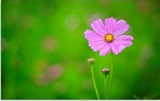
#> input picture high-dimensional-spaces/images/flower1.jpg, 160 x 101 px; its folder holds 4 pictures in this run
$ jupyter execute --allow-errors image_clustering.ipynb   (shell and % lines are left out)
#> lines starting #> are read from the running program, lines starting #| are printed output that depends on the picture
%%HTML
<script src="require.js"></script>

## Clustering images

**Mahmood Amintoosi, Fall 2025**

Computer Science Dept, Ferdowsi University of Mashhad

[cell 1]
# Auto-setup when running on Google Colab
import os
if 'google.colab' in str(get_ipython()) and not os.path.exists('/content/mfds'):
    !git clone https://github.com/fum-cs/mfds.git
    %cd mfds/notebooks

<div dir="rtl">
•  ابتدا، تمام تصاویر jpg را از یک پوشه مشخص خوانده و به آرایه های NumPy تبدیل میکند.

•  سپس، میانگین شدت رنگ پیکسلهای هر تصویر را به دست میآورد و یک بردار سه بعدی از آنها میسازد.

•  سپس، از الگوریتم k-means از کتابخانه scikit-learn برای خوشه بندی بردارهای میانگین استفاده میکند. شما میتوانید تعداد خوشه ها را به دلخواه خود تنظیم کنید.

•  در نهایت، تصاویر هر خوشه را با استفاده از کتابخانه matplotlib نمایش میدهد.
</div>

[cell 2]
# وارد کردن کتابخانه های مورد نیاز
import os
import numpy as np
from PIL import Image
from sklearn.cluster import KMeans
import matplotlib.pyplot as plt
from skimage.color import rgb2hsv
from skimage.color import rgb2lab
from skimage import transform, io

# تعریف پوشه ای که تصاویر jpg در آن قرار دارند
folder = "images"

# خواندن تصاویر و تبدیل آنها به آرایه های NumPy
images = []
for filename in os.listdir(folder):
    # if filename.endswith(".jpg"):
        img = Image.open(os.path.join(folder, filename))
#> img is the input picture: PIL image 160x101 RGB; mean R, G, B 81, 137.3, 31.8
        img = np.array(img)
        images.append(img)

[cell 3]
img.shape
#> Out = (96, 160, 3)

[cell 4]
# تعداد تصاویر
n = len(images)

plt.figure(figsize=(5, 3))
# حلقه برای نمایش تصاویر
#> (the rest of this cell did not finish here and is left out)

[cell 5]
# محاسبه میانگین شدت رنگ پیکسلهای هر تصویر
means = []
for img in images:
    # img = rgb2hsv(img)
    # img = rgb2lab(img)
    mean = np.mean(img, axis=(0, 1)) # میانگین بر اساس محورهای ارتفاع و عرض
    means.append(mean)

# تبدیل لیست میانگینها به آرایه NumPy
X = np.array(means)
print(X.shape)
#| (4, 3)
# خوشهبندی بردارهای میانگین با الگوریتم k-means
k = 3
kmeans = KMeans(n_clusters=k, random_state=42)
kmeans.fit(X)
labels = kmeans.labels_ # برچسب خوشه ها

# نمایش تصاویر هر خوشه
for i in range(k):
    # انتخاب تصاویری که به خوشه i تعلق دارند
    cluster = [images[j] for j in range(n) if labels[j] == i]
    # تعداد تصاویر در خوشه i
    m = len(cluster)
    # تعیین اندازه شکل برای نمایش تصاویر
    plt.figure(figsize=(6, 3))
    # حلقه برای نمایش تصاویر
    for j in range(m):
        # ایجاد یک زیر شکل برای هر تصویر
        plt.subplot(1, m, j + 1)
        # حذف محورها
        plt.axis("off")
        # نمایش تصویر
        plt.imshow(cluster[j])
    # نمایش عنوان شکل
    plt.suptitle(f"Cluster {i}")
    # نمایش شکل
    plt.show()
#> this loop made 3 passes
#> pass 1, `plt.show()`:
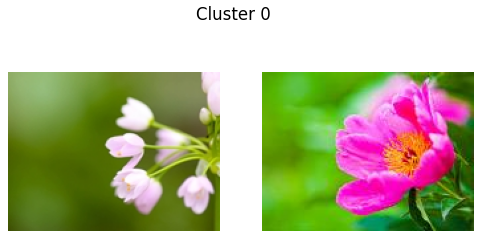
#> figure drawn by matplotlib, 2 panels
#> pass 2, `plt.show()`:
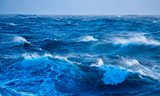
#> shown: shape (96, 160, 3); mean R, G, B 46.8, 119.2, 178.6

خوشه‌بندی تصاویر در فضای با ابعاد بالا

[cell 6]
mean.shape
#> Out = (3,)

[cell 7]
print(img.shape)
#| (96, 160, 3)
resized_image = transform.resize(img, (100, 100))
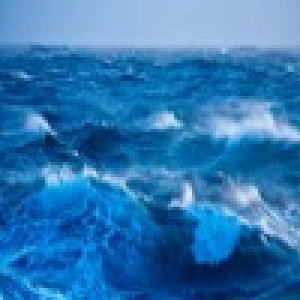
#> resized_image: shape (100, 100, 3) float64 (shown 3 times larger); mean of channels 0, 1, 2 0.183, 0.467, 0.7; drawn as R, G, B
print(resized_image.shape)
#| (100, 100, 3)
flatted_image = resized_image.reshape(100*100,3)
print(flatted_image.shape)
#| (10000, 3)
print(resized_image[0,0,:])
print(flatted_image[0])

flatted_image = resized_image.reshape(100*100*3)
print(flatted_image.shape)
#| (30000,)
print(resized_image[0,0,:])
print(flatted_image[:3])

[cell 8]
# تغییر اندازه تصویر به 100 در 100 پیکسل
flatted_images = []
for img in images:
    img = rgb2hsv(img)
    # img = rgb2lab(img)
    resized_image = transform.resize(img, (100, 100))
    flatted_images.append(resized_image.reshape(100*100*3))
#> resized_image: shape (100, 100, 3) float64; mean of channels 0, 1, 2 0.577, 0.778, 0.7

X = np.array(flatted_images)
print(X.shape)
#| (4, 30000)
# خوشه بندی بردارهای میانگین با الگوریتم k-means
k = 3
kmeans = KMeans(n_clusters=k, random_state=42)
kmeans.fit(X)
labels = kmeans.labels_ # برچسب خوشه ها

# نمایش تصاویر هر خوشه
for i in range(k):
    # انتخاب تصاویری که به خوشه i تعلق دارند
    cluster = [images[j] for j in range(n) if labels[j] == i]
    # تعداد تصاویر در خوشه i
    m = len(cluster)
    # تعیین اندازه شکل برای نمایش تصاویر
    plt.figure(figsize=(6, 3))
    # حلقه برای نمایش تصاویر
    for j in range(m):
        # ایجاد یک زیر شکل برای هر تصویر
        plt.subplot(1, m, j + 1)
        # حذف محورها
        plt.axis("off")
        # نمایش تصویر
        plt.imshow(cluster[j])
    # نمایش عنوان شکل
    plt.suptitle(f"Cluster {i}")
    # نمایش شکل
    plt.show()
#> this loop made 3 passes
#> pass 2, `plt.show()`:
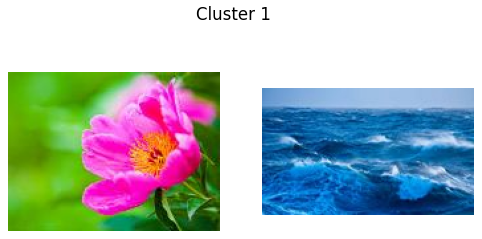
#> figure drawn by matplotlib, 2 panels
